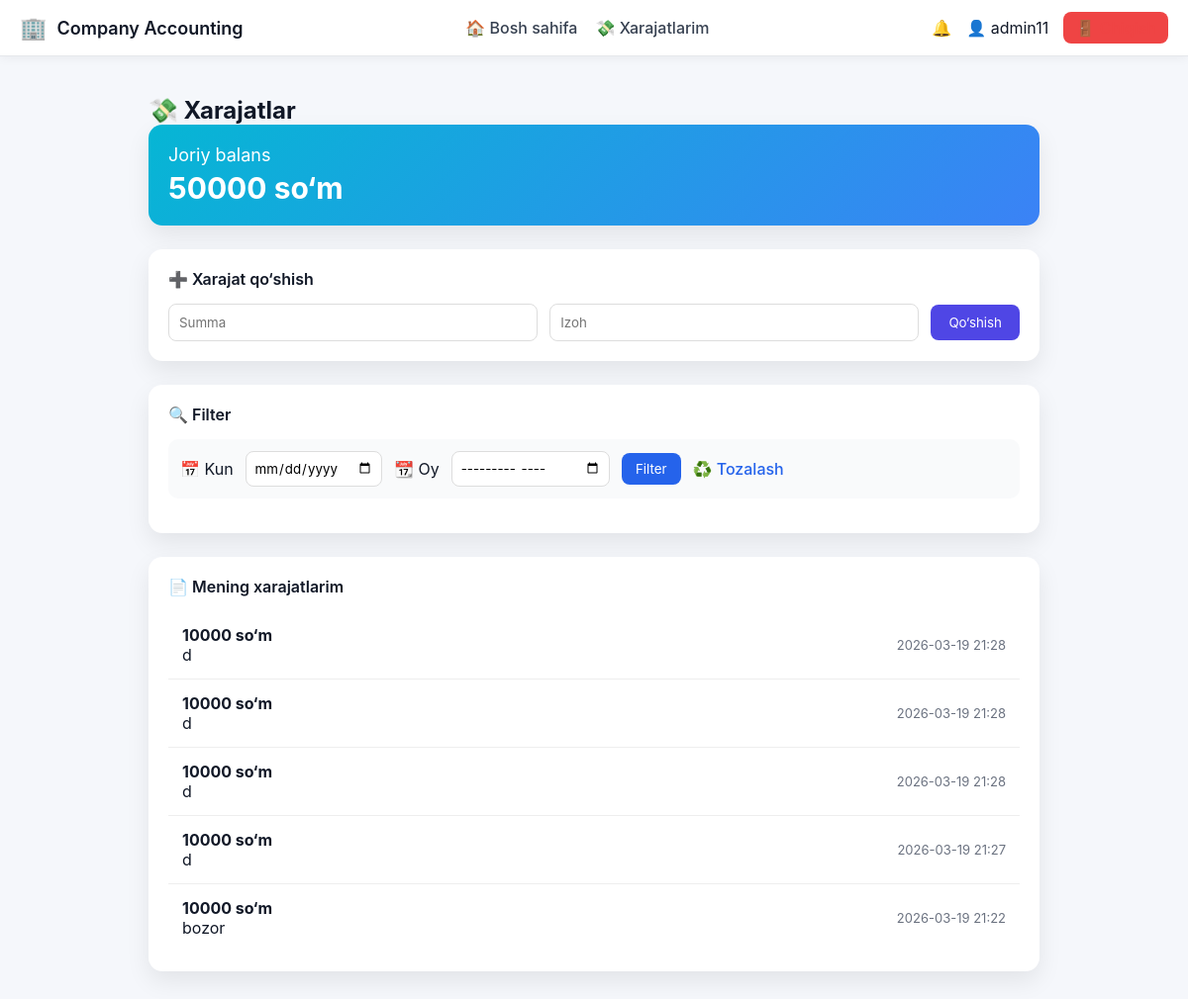
Screenshot of /expenses (signed in) with the database file from the repository.
### tables this page shows
CREATE TABLE users (
        id INTEGER PRIMARY KEY AUTOINCREMENT,
        username TEXT UNIQUE,
        password TEXT,
        role TEXT,
        company_id INTEGER,
        created_at TEXT
    );

CREATE TABLE companies (
        id INTEGER PRIMARY KEY AUTOINCREMENT,
        name TEXT,
        balance INTEGER DEFAULT 0,
        created_at TEXT
    );

CREATE TABLE expenses (
        id INTEGER PRIMARY KEY AUTOINCREMENT,
        company_id INTEGER,
        user_id INTEGER,
        amount INTEGER,
        description TEXT,
        created_at TEXT
    );

### app.py (the view, shortened to what this page needs)
@app.route("/expenses", methods=["GET", "POST"])
def expenses():
    if "user" not in session:
        return redirect(url_for("login"))
    if session.get("role") != "director":
        return redirect(url_for("dashboard"))
    conn = get_db()
    c = conn.cursor()
    c.execute(
        "SELECT id, company_id FROM users WHERE username=?",
        (session["user"],)
    )
    user_row = c.fetchone()
    user_id = user_row["id"]
    company_id = user_row["company_id"]
    c.execute("""
        SELECT amount, description, created_at
        FROM expenses
        WHERE company_id=?
        ORDER BY id DESC
    """, (company_id,))
    expense_list = c.fetchall()
    c.execute(
        "SELECT balance FROM companies WHERE id=?",
        (company_id,)
    )
    balance = c.fetchone()["balance"]
    conn.close()
    return render_template(
        "expenses.html",
        expenses=expense_list,
        balance=balance,
        error=None
    )

### app.py (called while the page is built)
def get_db():
    conn = sqlite3.connect("users.db")
    conn.row_factory = sqlite3.Row
    return conn

@app.context_processor
def inject_notifications():
    return {
        "notifications": [],
        "last_expense": session.get("last_expense")
    }

### templates/expenses.html (shortened to what this page needs)
<!DOCTYPE html>
<html lang="uz">
<head>
    <link rel="stylesheet" href="{{ url_for('static', filename='style.css') }}">
</head>
<body>
{% include "navbar.html" %}
<div class="container">
    <h2>💸 Xarajatlar</h2>
    <div class="card balance-box">
        Joriy balans
        <strong>{{ balance }} so‘m</strong>
    </div>
    <div class="card">
        <h3>➕ Xarajat qo‘shish</h3>
        {% if balance > 0 %}
        <form method="POST" class="expense-form">
            <input type="number" name="amount" placeholder="Summa" required min="1">
            <input type="text" name="description" placeholder="Izoh" required>
            <button type="submit">Qo‘shish</button>
        </form>
        {% else %}
            <p style="color:#b91c1c;font-weight:600;">
                ❌ Balans 0. Xarajat qo‘sha olmaysiz.
            </p>
        {% endif %}
    </div>
    <div class="card">
        <h3>🔍 Filter</h3>
        <form method="GET" class="filter-bar">
            <label>📅 Kun</label>
            <input type="date" name="day" value="{{ request.args.get('day','') }}">
            <label>📆 Oy</label>
            <input type="month" name="month" value="{{ request.args.get('month','') }}">
            <button type="submit">Filter</button>
            <a href="{{ url_for('expenses') }}">♻️ Tozalash</a>
        </form>
    </div>
    <div class="card">
        <h3>📄 Mening xarajatlarim</h3>
        {% if expenses %}
            <ul class="expenses-list">
                {% for e in expenses %}
                <li>
                    <div>
                        <div class="amount">{{ e[0] }} so‘m</div>
                        <div>{{ e[1] }}</div>
                    </div>
                    <div class="date">{{ e[2] }}</div>
                </li>
                {% endfor %}
            </ul>
        {% else %}
            <p>Hozircha xarajat yo‘q</p>
        {% endif %}
    </div>
</div>
</body>
</html>

### templates/navbar.html (shortened to what this page needs)
<nav class="navbar">
    <div class="nav-left">
        <span class="logo">🏢</span>
        <span class="brand">Company Accounting</span>
    </div>
    <div class="nav-center" id="navMenu">
        <a href="{{ url_for('dashboard') }}">🏠 Bosh sahifa</a>
        {% if session.get("role") == "admin" %}
            <a href="{{ url_for('admin_companies') }}">🏢 Kompaniyalar</a>
            <a href="{{ url_for('admin_directors') }}">👤 Direktorlar</a>
            <a href="{{ url_for('admin_expenses') }}">💸 Xarajatlar</a>
        {% else %}
            <a href="{{ url_for('expenses') }}">💸 Xarajatlarim</a>
        {% endif %}
    </div>
    <div class="nav-right">
        <span class="icon">🔔</span>
        <span class="user">👤 {{ session.get("user") }}</span>
        <a href="{{ url_for('logout') }}" class="logout">🚪 Chiqish</a>
    </div>
</nav>

### static/style.css (style rules this page uses)
:root { --primary: #2563eb; --secondary: #1e293b; --bg: #f1f5f9; --card: #ffffff; --success: #16a34a; --danger: #dc2626; --text: #0f172a; }
* { margin: 0; padding: 0; box-sizing: border-box; font-family: Inter, Arial, sans-serif; }
body { background: var(--bg); color: var(--text); }
.card { background: var(--card); padding: 20px; border-radius: 14px; box-shadow: 0 10px 25px rgba(0,0,0,.05); }
.card h3 { font-size: 16px; font-weight: 600; margin-bottom: 15px; }
button { background: var(--primary); color: white; border: none; padding: 10px 16px; border-radius: 8px; cursor: pointer; }
:root { --bg: #f5f7fb; --card: #ffffff; --text: #111827; --sidebar: #ffffff; --primary: #4f46e5; }
.card { background: var(--card); }
a { color: var(--primary); }
.navbar { background: var(--bg); color: var(--text); padding: 12px 20px; display: flex; justify-content: space-between; align-items: center; border-bottom: 1px solid #e5e7eb; }
.brand { font-weight: bold; font-size: 18px; }
.nav-right { display: flex; align-items: center; gap: 12px; }
:root { --bg: #ffffff; --text: #111827; }
.filter-bar { display: flex; gap: 10px; margin-bottom: 15px; align-items: center; }
.balance-box { background: linear-gradient(135deg, #4f46e5, #6366f1); color: white; padding: 20px; border-radius: 14px; font-size: 18px; margin-bottom: 20px; }
.balance-box strong { font-size: 32px; }
.expense-form { display: flex; gap: 12px; align-items: center; }
.expense-form input { padding: 10px; border-radius: 8px; border: 1px solid #ddd; }
.expense-form button { background: #4f46e5; color: white; border: none; padding: 10px 16px; border-radius: 8px; cursor: pointer; }
.filter-bar { display: flex; gap: 12px; align-items: center; background: #f9fafb; padding: 12px; border-radius: 10px; }
.card { background: #fff; border-radius: 14px; padding: 20px; margin-bottom: 25px; box-shadow: 0 10px 25px rgba(0,0,0,.07); }
.navbar { display: flex; align-items: center; justify-content: space-between; padding: 14px 24px; background: white; border-bottom: 1px solid #e5e7eb; box-shadow: 0 4px 10px rgba(0,0,0,.04); position: sticky; top: 0; z-index: 100; }
.nav-left { display: flex; align-items: center; gap: 10px; }
.brand { font-weight: 700; font-size: 18px; }
.nav-center { display: flex; gap: 20px; }
.nav-center a { text-decoration: none; color: #374151; font-weight: 500; }
.nav-right { display: flex; align-items: center; gap: 14px; }
.logout { background: #ef4444; color: white; padding: 6px 12px; border-radius: 8px; text-decoration: none; }
.navbar { display: flex; align-items: center; justify-content: space-between; background: #ffffff; padding: 12px 20px; box-shadow: 0 2px 10px rgba(0,0,0,.05); position: sticky; top: 0; z-index: 1000; }
.logo { font-size: 22px; }
.brand { font-weight: 600; font-size: 18px; }
.nav-center { display: flex; gap: 18px; }
.nav-right { display: flex; align-items: center; gap: 15px; }
.logout { text-decoration: none; color: #ef4444; font-weight: 500; }
body { background: #f5f7fb; }

### templates/expenses.html (style rules this page uses)
.container { max-width: 900px; margin: 40px auto; }
.card { background: white; padding: 20px; border-radius: 14px; box-shadow: 0 10px 25px rgba(0,0,0,.08); margin-bottom: 24px; }
.balance-box { background: linear-gradient(135deg,#06b6d4,#3b82f6); color:white; padding:20px; border-radius:14px; font-size:18px; }
.balance-box strong { font-size:30px; display:block; margin-top:5px; }
.expense-form { display:flex; gap:12px; flex-wrap:wrap; }
.expense-form input { flex:1; padding:10px; border-radius:8px; border:1px solid #ddd; }
.expense-form button { background:#4f46e5; color:white; border:none; padding:10px 18px; border-radius:8px; cursor:pointer; }
.filter-bar { display:flex; gap:12px; align-items:center; flex-wrap:wrap; }
.filter-bar input { padding:8px; border-radius:8px; border:1px solid #ddd; }
.filter-bar button { background:#2563eb; color:white; border:none; padding:8px 14px; border-radius:8px; cursor:pointer; }
.filter-bar a { text-decoration:none; color:#2563eb; font-weight:500; }
.expenses-list { list-style:none; padding:0; margin:0; }
.expenses-list li { display:flex; justify-content:space-between; align-items:center; padding:14px; border-bottom:1px solid #eee; }
.expenses-list li:last-child { border-bottom:none; }
.amount { font-weight:700; }
.date { color:#6b7280; font-size:13px; }

### rows the page displays
users: get "admin11"
companies: balance "50000"
expenses: amount "10000", description "d", created_at "2026-03-19 21:28"
expenses: amount "10000", description "d", created_at "2026-03-19 21:28"
expenses: amount "10000", description "d", created_at "2026-03-19 21:28"
expenses: amount "10000", description "d", created_at "2026-03-19 21:27"
expenses: amount "10000", description "bozor", created_at "2026-03-19 21:22"
